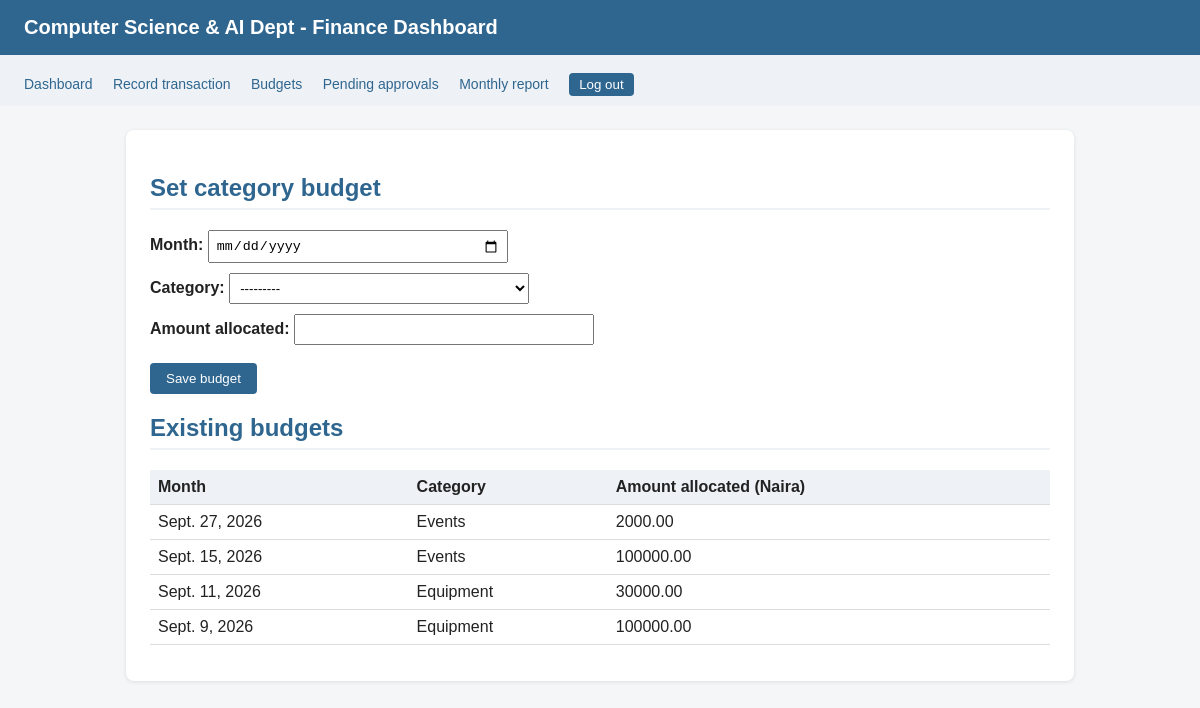
The app's page /budgets/ (signed in) with its own data.
### core/models.py (models this page shows)
class Budget(models.Model):
    month = models.DateField()
    amount_allocated = models.DecimalField(max_digits=12, decimal_places=2)
    category = models.ForeignKey(Category, on_delete=models.PROTECT, related_name="budgets")
    class Meta:
        unique_together = ("month", "category")

class Category(models.Model):
    INCOME = "INCOME"
    EXPENSE = "EXPENSE"
    TYPE_CHOICES = [(INCOME, "Income"), (EXPENSE, "Expense")]
    name = models.CharField(max_length=100)
    category_type = models.CharField(max_length=10, choices=TYPE_CHOICES)
    class Meta:
        verbose_name_plural = "Categories"
    def __str__(self):
        return self.name

### core/views.py (the view)
# urls.py: path("budgets/", set_budget, name="set_budget"),
@login_required
def set_budget(request):
    if request.user.role.name != "OFFICER":
        return HttpResponseForbidden("Only an Officer can set budgets.")
    if request.method == "POST":
        form = BudgetForm(request.POST)
        if form.is_valid():
            form.save()
            messages.success(request, "Budget saved.")
            return redirect("set_budget")
    else:
        form = BudgetForm()
    budgets = Budget.objects.select_related("category").order_by("-month")
    return render(request, "core/budget_form.html", {"form": form, "budgets": budgets})

### core/forms.py (shortened to what this page needs)
class BudgetForm(forms.ModelForm):
    class Meta:
        model = Budget
        fields = ["month", "category", "amount_allocated"]
        widgets = {
            "month": forms.DateInput(attrs={"type": "date"}),
        }

### core/templates/core/budget_form.html (shortened to what this page needs)
{% extends "core/base.html" %}
{% block content %}
<h2>Set category budget</h2>
<form method="post">
    {{ form.as_p }}
    <button type="submit">Save budget</button>
</form>
<h2>Existing budgets</h2>
<table>
    <tr><th>Month</th><th>Category</th><th>Amount allocated (Naira)</th></tr>
    {% for budget in budgets %}
    <tr>
        <td>{{ budget.month }}</td>
        <td>{{ budget.category.name }}</td>
        <td>{{ budget.amount_allocated|floatformat:2 }}</td>
    </tr>
    {% endfor %}
</table>
{% endblock %}

### core/templates/core/base.html (shortened to what this page needs)
{% load static %}
<!DOCTYPE html>
<html>
<head>
    <link rel="stylesheet" href="{% static 'core/style.css' %}">
</head>
<body>
    <div class="topbar">
        <h1>Computer Science & AI Dept - Finance Dashboard</h1>
    </div>
    {% if user.is_authenticated %}
    <nav>
        <a href="{% url 'dashboard' %}">Dashboard</a>
        <a href="{% url 'record_transaction' %}">Record transaction</a>
        <a href="{% url 'set_budget' %}">Budgets</a>
        <a href="{% url 'approvals_list' %}">Pending approvals</a>
        <a href="{% url 'monthly_report' %}">Monthly report</a>
        <form method="post" action="{% url 'logout' %}" style="display:inline;">
            <button type="submit" style="padding:4px 10px;">Log out</button>
        </form>
    </nav>
    {% endif %}
    <div class="container">
        {% block content %}
        {% endblock %}
    </div>
</body>
</html>

### core/static/core/style.css (style rules this page uses)
body { font-family: Arial, sans-serif; background-color: #f4f6f8; color: #222; margin: 0; padding: 0; }
.topbar { background-color: #2f6690; color: white; padding: 16px 24px; }
.topbar h1 { margin: 0; font-size: 20px; }
.container { max-width: 900px; margin: 24px auto; background: white; padding: 24px; border-radius: 8px; box-shadow: 0 1px 4px rgba(0,0,0,0.1); }
nav { background-color: #eef2f6; padding: 10px 24px; }
nav a { margin-right: 16px; color: #2f6690; text-decoration: none; font-size: 14px; }
h2 { color: #2f6690; border-bottom: 2px solid #eef2f6; padding-bottom: 6px; }
table { width: 100%; border-collapse: collapse; margin: 12px 0; }
th, td { padding: 8px; text-align: left; border-bottom: 1px solid #ddd; }
th { background-color: #eef2f6; }
form p { margin: 10px 0; }
label { font-weight: bold; }
input, select { padding: 6px; width: 100%; max-width: 300px; box-sizing: border-box; }
button { background-color: #2f6690; color: white; border: none; padding: 8px 16px; border-radius: 4px; cursor: pointer; margin-top: 8px; }

### records on screen
Budget: month "Sept. 27, 2026", category.name "Events", amount_allocated "2000.00"
Budget: month "Sept. 15, 2026", category.name "Events", amount_allocated "100000.00"
Budget: month "Sept. 11, 2026", category.name "Equipment", amount_allocated "30000.00"
Budget: month "Sept. 9, 2026", category.name "Equipment", amount_allocated "100000.00"
